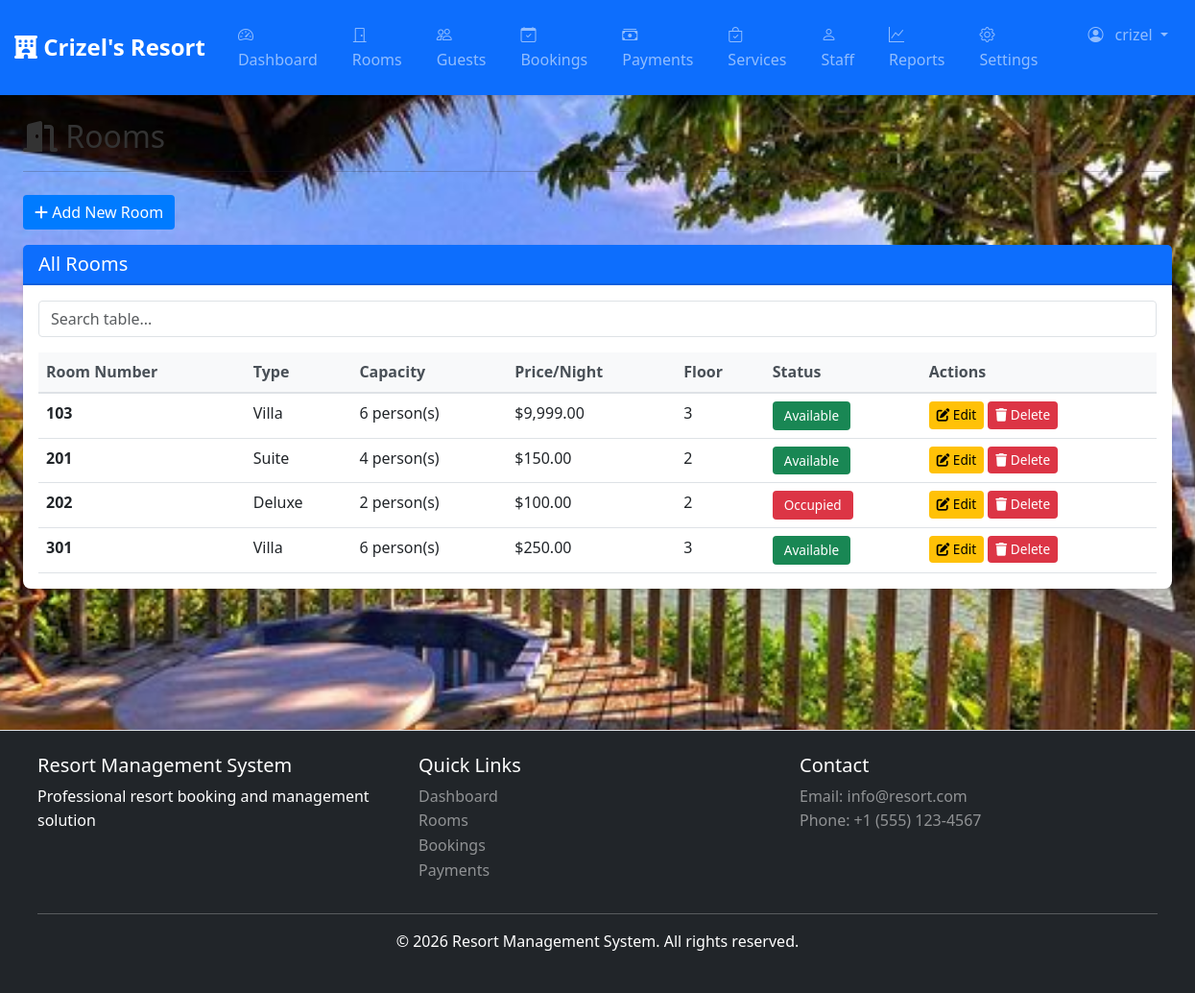
Screenshot of /rooms.php (signed in) with the database file from the repository.
### tables this page shows
CREATE TABLE `rooms` (
  `id` int(11) NOT NULL,
  `room_number` varchar(50) NOT NULL,
  `room_type` enum('single','double','suite','deluxe','villa') NOT NULL,
  `capacity` int(11) NOT NULL,
  `price_per_night` decimal(10,2) NOT NULL,
  `description` text DEFAULT NULL,
  `amenities` longtext DEFAULT NULL CHECK (json_valid(`amenities`)),
  `floor` int(11) DEFAULT NULL,
  `status` enum('available','occupied','maintenance') DEFAULT 'available',
  `created_at` timestamp NOT NULL DEFAULT current_timestamp(),
  `updated_at` timestamp NOT NULL DEFAULT current_timestamp() ON UPDATE current_timestamp()
);

### rooms.php (the view, shortened to what this page needs)
<?php
require_once 'config/db.php';
$action = $_GET['action'] ?? 'list';
$rooms = $conn->query("SELECT * FROM rooms ORDER BY room_number ASC");
include 'views/header.php';
?>
<div class="mb-4">
    <h2><i class="fas fa-door-open"></i> Rooms</h2>
    <hr>
</div>
<?php if ($action == 'list'): ?>
    <div class="mb-3">
        <a href="rooms.php?action=add" class="btn btn-primary">
            <i class="fas fa-plus"></i> Add New Room
        </a>
    </div>
    <div class="card">
        <div class="card-header bg-primary text-white">
            <h5 class="mb-0">All Rooms</h5>
        </div>
        <div class="card-body">
            <div class="table-responsive">
                <table class="table table-hover">
                    <thead class="table-light">
                        <tr>
                            <th>Room Number</th>
                            <th>Type</th>
                            <th>Capacity</th>
                            <th>Price/Night</th>
                            <th>Floor</th>
                            <th>Status</th>
                            <th>Actions</th>
                        </tr>
                    </thead>
                    <tbody>
                        <?php while($room = $rooms->fetch_assoc()): ?>
                        <tr>
                            <td><strong><?php echo $room['room_number']; ?></strong></td>
                            <td><?php echo ucfirst($room['room_type']); ?></td>
                            <td><?php echo $room['capacity']; ?> person(s)</td>
                            <td>$<?php echo number_format($room['price_per_night'], 2); ?></td>
                            <td><?php echo $room['floor']; ?></td>
                            <td>
                                <span class="badge bg-<?php echo getStatusColor($room['status']); ?>">
                                    <?php echo ucfirst($room['status']); ?>
                                </span>
                            </td>
                            <td>
                                <a href="rooms.php?action=edit&id=<?php echo $room['id']; ?>" class="btn btn-sm btn-warning">
                                    <i class="fas fa-edit"></i> Edit
                                </a>
                                <button type="button" class="btn btn-sm btn-danger" onclick="setDeleteRoom(<?php echo $room['id']; ?>, 'Room <?php echo $room['room_number']; ?>')" data-bs-toggle="modal" data-bs-target="#deleteModal">
                                    <i class="fas fa-trash"></i> Delete
                                </button>
                            </td>
                        </tr>
                        <?php endwhile; ?>
                    </tbody>
                </table>
            </div>
        </div>
    </div>
<?php endif; ?>
<?php include 'views/footer.php'; ?>
<?php
function getStatusColor($status) {
    switch($status) {
        case 'available': return 'success';
        case 'occupied': return 'danger';
    }
}
?>

### css/style.css (style rules this page uses)
:root { --primary-color: #007bff; --secondary-color: #6c757d; --success-color: #28a745; --danger-color: #dc3545; --warning-color: #ffc107; --info-color: #17a2b8; }
* { margin: 0; padding: 0; box-sizing: border-box; }
body { font-family: 'Segoe UI', Tahoma, Geneva, Verdana, sans-serif; background-image: url('../resort.jpg'); background-attachment: fixed; background-size: cover; background-position: center; background-repeat: no-repeat; color: #333; line-height: 1.6; }
.card { border: none; box-shadow: 0 0.125rem 0.25rem rgba(0, 0, 0, 0.1); margin-bottom: 1.5rem; transition: transform 0.3s ease, box-shadow 0.3s ease; border-radius: 0.5rem; }
.card-header { border-bottom: 2px solid rgba(0, 0, 0, 0.125); font-weight: 600; }
.table { margin-bottom: 0; }
.table-light { background-color: #f8f9fa; }
.table th { font-weight: 600; border-bottom: 2px solid #dee2e6; color: #495057; }
.btn { border-radius: 0.25rem; font-weight: 500; transition: all 0.3s ease; border: none; }
.btn-primary { background-color: var(--primary-color); }
.btn-sm { padding: 0.25rem 0.5rem; font-size: 0.85rem; }
.badge { padding: 0.5rem 0.75rem; border-radius: 0.25rem; font-weight: 500; font-size: 0.85rem; }
.alert, .card { animation: fadeIn 0.3s ease; }
.mb-4 { margin-bottom: 1.5rem !important; }
.mb-3 { margin-bottom: 1rem !important; }

### rows the page displays
rooms: room_number "103", room_type "Villa", capacity "6", price_per_night "9,999.00", floor "3", status "Available"
rooms: room_number "201", room_type "Suite", capacity "4", price_per_night "150.00", floor "2", status "Available"
rooms: room_number "202", room_type "Deluxe", capacity "2", price_per_night "100.00", floor "2", status "Occupied"
rooms: room_number "301", room_type "Villa", capacity "6", price_per_night "250.00", floor "3", status "Available"

### other values shown
$_SESSION['user_name'] "crizel"
